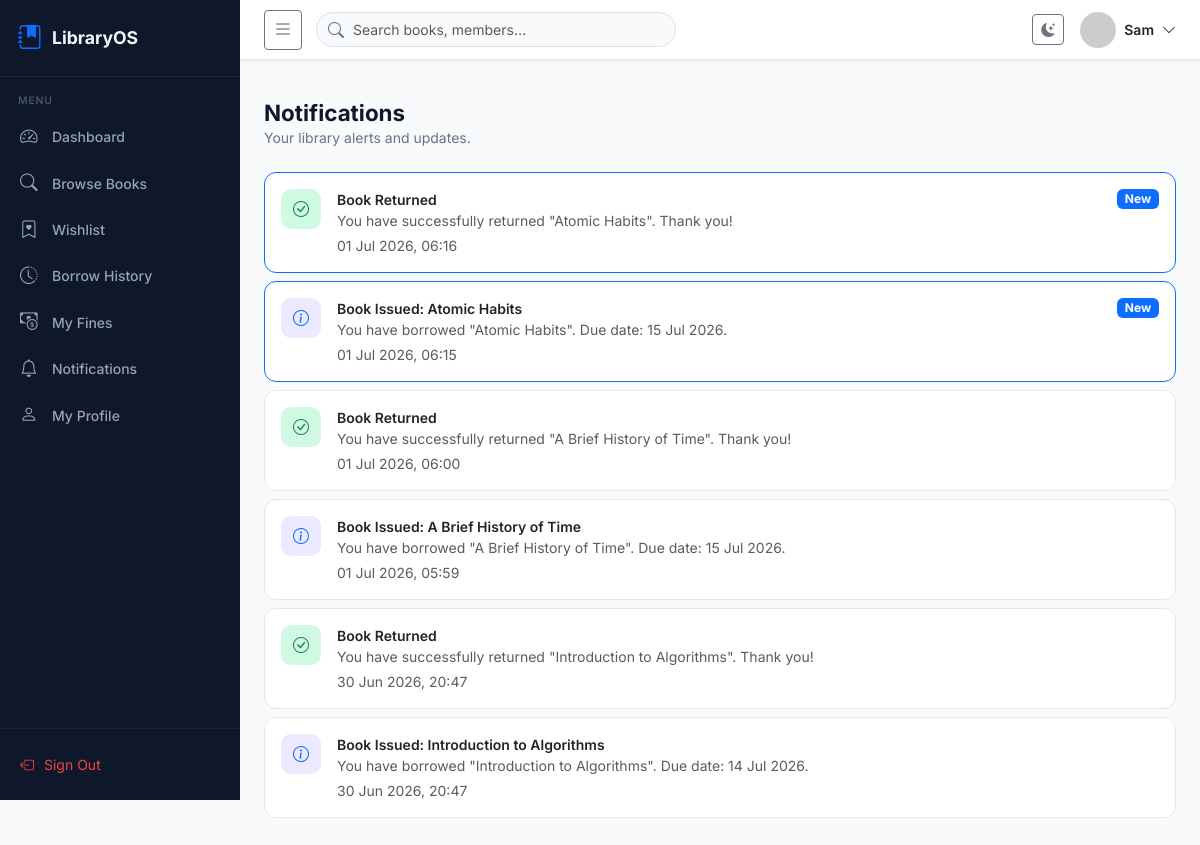
The app's page /student/notifications (signed in) with its own data.
### models/core.py (models this page shows, shortened)
class User(db.Model, UserMixin):
    __tablename__ = "users"
    id             = db.Column(db.Integer, primary_key=True)
    full_name      = db.Column(db.String(120), nullable=False)
    email          = db.Column(db.String(150), unique=True, nullable=False, index=True)
    password_hash  = db.Column(db.String(256), nullable=False)
    phone          = db.Column(db.String(15))
    avatar         = db.Column(db.String(255), default="default_avatar.png")
    role_id        = db.Column(db.Integer, db.ForeignKey("roles.id"), nullable=False)
    role           = db.relationship("Role", back_populates="users")
    student_id     = db.Column(db.String(50), unique=True, nullable=True)
    department     = db.Column(db.String(100))
    semester       = db.Column(db.Integer)
    is_active      = db.Column(db.Boolean, default=True, nullable=False)
    email_verified = db.Column(db.Boolean, default=False)
    reset_token        = db.Column(db.String(256), nullable=True)
    reset_token_expiry = db.Column(db.DateTime, nullable=True)
    created_at     = db.Column(db.DateTime, default=lambda: datetime.now(timezone.utc))
    updated_at     = db.Column(db.DateTime, default=lambda: datetime.now(timezone.utc),
                               onupdate=lambda: datetime.now(timezone.utc))
    borrow_records = db.relationship("BorrowRecord", back_populates="user",
                                     foreign_keys="BorrowRecord.user_id", lazy="dynamic")
    reservations   = db.relationship("Reservation", back_populates="user",
                                     foreign_keys="Reservation.user_id", lazy="dynamic")
    wishlist       = db.relationship("Wishlist", back_populates="user",
                                     foreign_keys="Wishlist.user_id", lazy="dynamic")
    notifications  = db.relationship("Notification", back_populates="user",
                                     foreign_keys="Notification.user_id", lazy="dynamic")
    fine_payments  = db.relationship("FinePayment", back_populates="user",
                                     foreign_keys="FinePayment.user_id", lazy="dynamic")
    activity_logs  = db.relationship("ActivityLog", back_populates="user",
                                     foreign_keys="ActivityLog.user_id", lazy="dynamic")
    @property
    def is_super_admin(self):
        return self.role.name == "super_admin"
    @property
    def is_librarian(self):
        return self.role.name == "librarian"
    @property
    def is_student(self):
        return self.role.name == "student"

class Notification(db.Model):
    __tablename__ = "notifications"
    id         = db.Column(db.Integer, primary_key=True)
    user_id    = db.Column(db.Integer, db.ForeignKey("users.id"), nullable=False)
    title      = db.Column(db.String(150), nullable=False)
    message    = db.Column(db.Text, nullable=False)
    type       = db.Column(db.String(30), default="info")
    is_read    = db.Column(db.Boolean, default=False)
    created_at = db.Column(db.DateTime, default=lambda: datetime.now(timezone.utc))
    user       = db.relationship("User", back_populates="notifications")

### routes/student.py (the view)
@student_bp.route("/notifications")
@login_required
@student_required
def notifications():
    notifs = get_notifications(current_user.id)
    mark_notifications_read(current_user.id)
    return render_template(
        "student/notifications.html",
        notifications=notifs
    )

### app.py (called while the page is built)
def _configure_login_manager(app):
    login_manager.init_app(app)
    login_manager.login_view = "auth.login"
    login_manager.login_message = "Please log in to access this page."
    login_manager.login_message_category = "warning"
    @login_manager.user_loader
    def load_user(user_id):
        return db.session.get(User, int(user_id))

### routes/student.py (called while the page is built)
def student_required(f):
    from functools import wraps
    @wraps(f)
    def decorated(*args, **kwargs):
        if not current_user.is_authenticated or not current_user.is_student:
            abort(403)
        return f(*args, **kwargs)
    return decorated

### services/student_service.py (called while the page is built)
def get_notifications(user_id: int, limit: int = 20):
    return Notification.query.filter_by(
        user_id=user_id
    ).order_by(
        Notification.created_at.desc()
    ).limit(limit).all()

def mark_notifications_read(user_id: int) -> None:
    Notification.query.filter_by(
        user_id=user_id, is_read=False
    ).update({"is_read": True})
    db.session.commit()

### templates/student/notifications.html (shortened to what this page needs)
{% extends "shared/base.html" %}
{% block content %}
<div class="mb-4">
  <h1 class="page-title mb-0">Notifications</h1>
  <p class="page-subtitle">Your library alerts and updates.</p>
</div>
{% if notifications %}
  {% for notif in notifications %}
  <div class="card p-3 mb-2 d-flex flex-row gap-3 align-items-start
    {% if not notif.is_read %}border-primary{% endif %}">
    <div style="width:40px;height:40px;border-radius:10px;flex-shrink:0;
                display:flex;align-items:center;justify-content:center;
      {% if notif.type == 'success' %}background:#d1fae5{% elif notif.type == 'warning' %}background:#fef3c7{% elif notif.type == 'danger' %}background:#fee2e2{% else %}background:#ede9fe{% endif %}">
      <i class="bi
        {% if notif.type == 'success' %}bi-check-circle text-success
        {% elif notif.type == 'warning' %}bi-exclamation-triangle text-warning
        {% elif notif.type == 'danger' %}bi-x-circle text-danger
        {% else %}bi-info-circle text-primary{% endif %}"></i>
    </div>
    <div class="flex-grow-1">
      <div class="fw-semibold small">{{ notif.title }}</div>
      <div class="small text-muted">{{ notif.message }}</div>
      <div class="small text-muted mt-1">
        {{ notif.created_at.strftime('%d %b %Y, %H:%M') }}
      </div>
    </div>
    {% if not notif.is_read %}
      <span class="badge bg-primary">New</span>
    {% endif %}
  </div>
  {% endfor %}
{% else %}
  <div class="text-center py-5 text-muted">
    <i class="bi bi-bell fs-1 d-block mb-3"></i>
    <h5>No notifications yet</h5>
    <p>You'll be notified about due dates, fines, and more.</p>
  </div>
{% endif %}
{% endblock %}

### templates/shared/base.html (shortened to what this page needs)
<!DOCTYPE html>
<html lang="en" data-bs-theme="light">
<head>
  <link rel="stylesheet" href="https://cdn.jsdelivr.net/npm/bootstrap@5.3.3/dist/css/bootstrap.min.css" />
  <link rel="stylesheet" href="https://cdn.jsdelivr.net/npm/bootstrap-icons@1.11.3/font/bootstrap-icons.min.css" />
  <link rel="stylesheet" href="{{ url_for('static', filename='css/main.css') }}" />
</head>
<body>
{% if current_user.is_authenticated %}
<nav class="sidebar" id="sidebar">
  <div class="sidebar-brand">
    <i class="bi bi-journal-bookmark-fill text-primary fs-4"></i>
    <span class="brand-text">LibraryOS</span>
  </div>
  <div class="sidebar-section-label">MENU</div>
  <ul class="sidebar-nav">
    {% if current_user.is_super_admin %}
      {% include "shared/_sidebar_admin.html" %}
    {% elif current_user.is_librarian %}
      {% include "shared/_sidebar_librarian.html" %}
    {% else %}
      {% include "shared/_sidebar_student.html" %}
    {% endif %}
  </ul>
  <div class="sidebar-bottom">
    <a href="{{ url_for('auth.logout') }}" class="sidebar-logout">
      <i class="bi bi-box-arrow-left"></i> Sign Out
    </a>
  </div>
</nav>
<div class="main-content" id="mainContent">
  <header class="topbar">
    <button class="btn btn-sm btn-outline-secondary" id="sidebarToggle">
      <i class="bi bi-list fs-5"></i>
    </button>
    <div class="topbar-search">
      <i class="bi bi-search"></i>
      <input type="text" placeholder="Search books, members…" class="form-control" />
    </div>
    <div class="topbar-right ms-auto d-flex align-items-center gap-3">
      <button class="btn btn-sm btn-outline-secondary" id="themeToggle">
        <i class="bi bi-moon-stars-fill" id="themeIcon"></i>
      </button>
      <div class="dropdown">
        <button class="btn p-0 border-0 d-flex align-items-center gap-2" data-bs-toggle="dropdown">
          <img src="https://ui-avatars.com/api/?name={{ current_user.full_name|urlencode }}&background=4f46e5&color=fff&size=36"
               alt="avatar" class="avatar-sm rounded-circle" />
          <span class="d-none d-md-inline small fw-semibold">{{ current_user.full_name }}</span>
          <i class="bi bi-chevron-down small"></i>
        </button>
      </div>
    </div>
  </header>
  <div class="flash-container px-4 pt-3">
  </div>
  <main class="page-body px-4 pb-4">
    {% block content %}{% endblock %}
  </main>
</div>
{% endif %}
</body>
</html>

### static/css/main.css (style rules this page uses)
:root { --primary: #4f46e5; --sidebar-bg: #0f172a; --sidebar-text: #94a3b8; --sidebar-w: 240px; --sidebar-w-collapsed: 68px; --topbar-h: 60px; --body-bg: #f8fafc; --card-bg: #ffffff; --border: #e2e8f0; --text-primary: #0f172a; --text-muted: #64748b; --radius: 12px; --font: 'Inter', system-ui, sans-serif; }
body { font-family: var(--font); background: var(--body-bg); color: var(--text-primary); margin: 0; }
.sidebar { position: fixed; top: 0; left: 0; width: var(--sidebar-w); height: 100vh; background: var(--sidebar-bg); display: flex; flex-direction: column; z-index: 1000; overflow: hidden; transition: width .25s ease; }
.sidebar-brand { display: flex; align-items: center; gap: 10px; padding: 20px 18px; border-bottom: 1px solid rgba(255,255,255,.06); white-space: nowrap; }
.brand-text { font-size: 1.1rem; font-weight: 700; color: #f1f5f9; }
.sidebar-section-label { font-size: .65rem; font-weight: 600; letter-spacing: .08em; color: #475569; padding: 16px 18px 6px; white-space: nowrap; }
.sidebar-nav { list-style: none; padding: 0 10px; margin: 0; flex: 1; overflow-y: auto; }
.sidebar-bottom { padding: 16px 10px; border-top: 1px solid rgba(255,255,255,.06); }
.sidebar-logout { display: flex; align-items: center; gap: 10px; color: #ef4444; font-size: .875rem; padding: 9px 10px; border-radius: 8px; text-decoration: none; white-space: nowrap; }
.main-content { margin-left: var(--sidebar-w); min-height: 100vh; transition: margin-left .25s; }
.topbar { position: sticky; top: 0; height: var(--topbar-h); background: var(--card-bg); border-bottom: 1px solid var(--border); display: flex; align-items: center; gap: 14px; padding: 0 24px; z-index: 900; box-shadow: 0 1px 3px rgba(0,0,0,.08); }
.topbar-search { position: relative; flex: 1; max-width: 360px; }
.topbar-search i { position: absolute; left: 12px; top: 50%; transform: translateY(-50%); color: var(--text-muted); }
.topbar-search .form-control { padding-left: 36px; border-radius: 20px; background: var(--body-bg); color: var(--text-primary); font-size: .875rem; }
.page-body { padding-top: 24px; }
.page-title { font-size: 1.4rem; font-weight: 700; }
.page-subtitle { font-size: .875rem; color: var(--text-muted); }
.avatar-sm { width: 36px; height: 36px; object-fit: cover; }
.card { background: var(--card-bg); border: 1px solid var(--border); border-radius: var(--radius); }

### records on screen
User: full_name "Sam"
Notification: title "Book Returned", message "You have successfully returned \"Atomic Habits\". Thank you!", created_at "01 Jul 2026, 06:16", is_read "New"
Notification: title "Book Issued: Atomic Habits", message "You have borrowed \"Atomic Habits\". Due date: 15 Jul 2026.", created_at "01 Jul 2026, 06:15", is_read "New"
Notification: title "Book Returned", message "You have successfully returned \"A Brief History of Time\". Thank you!", created_at "01 Jul 2026, 06:00"
Notification: title "Book Issued: A Brief History of Time", message "You have borrowed \"A Brief History of Time\". Due date: 15 Jul 2026.", created_at "01 Jul 2026, 05:59"
Notification: title "Book Returned", message "You have successfully returned \"Introduction to Algorithms\". Thank you!", created_at "30 Jun 2026, 20:47"
Notification: title "Book Issued: Introduction to Algorithms", message "You have borrowed \"Introduction to Algorithms\". Due date: 14 Jul 2026.", created_at "30 Jun 2026, 20:47"
